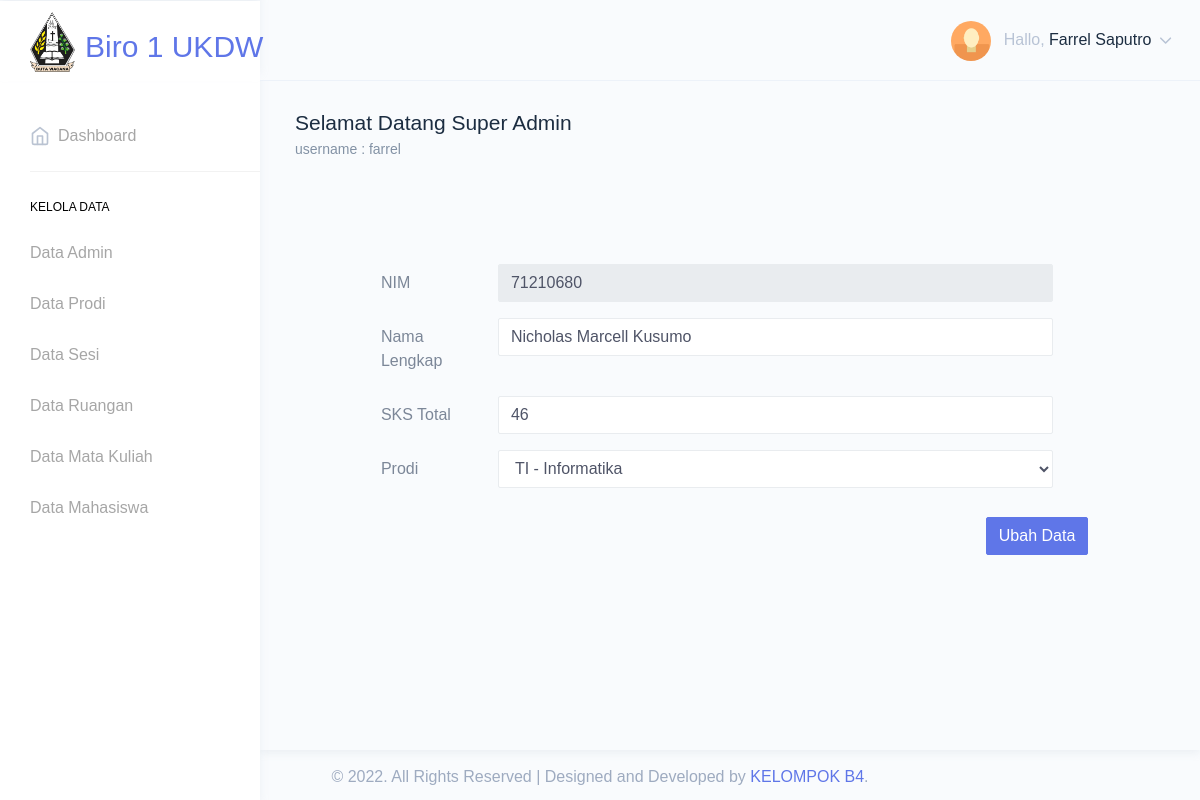
Page /superadmin/index.php?page=ubah_mahasiswa&id=71210680 (signed in) on the committed database.
### tables this page shows
CREATE TABLE `mahasiswa` (
  `nim` varchar(10) NOT NULL,
  `nama` varchar(100) NOT NULL,
  `kodeProdi` varchar(10) DEFAULT NULL,
  `sksTotal` int(3) NOT NULL
);

CREATE TABLE `prodi` (
  `kodeProdi` varchar(10) NOT NULL,
  `namaProdi` varchar(50) NOT NULL,
  `fakultas` varchar(50) NOT NULL
);

### superadmin/ubah_mahasiswa.php (shortened to what this page needs)
<?php
$id = $_GET["id"];
$sql = mysql_query(" SELECT * FROM mahasiswa inner join prodi on mahasiswa.kodeProdi = prodi.kodeProdi WHERE mahasiswa.nim = '$id'  ");
$data = mysql_fetch_assoc($sql);
?>
<form method = "POST" action="crud.php?aksi=ubah_mahasiswa" class="form-horizontal" style="margin-left:7%;margin-right:10%;margin-top:5%;"  enctype = "multipart/form-data">
            <div class="card-body">
                <div class="form-group row">
                    <label for="inputEmail3" class="col-sm-2 col-form-label">NIM</label>
                    <div class="col-sm-10">
                      <input type="text" value="<?php echo $data["nim"]; ?>" class="form-control" disabled>
                    </div>
                  </div>
                  <div class="form-group row">
                    <label for="inputEmail3" class="col-sm-2 col-form-label">Nama Lengkap</label>
                    <div class="col-sm-10">
                      <input type="text" name="nama" value="<?php echo $data["nama"]; ?>" class="form-control" autofocus required autocomplete='off'>
                    </div>
                  </div>
                  <div class="form-group row">
                    <label for="inputEmail3" class="col-sm-2 col-form-label">SKS Total</label>
                    <div class="col-sm-10">
                    <input type="number" name="sks" value="<?php echo $data["sksTotal"]; ?>" class="form-control" required autocomplete="off">
                    </div>
                  </div>
                  <div class="form-group row">
                    <label for="inputEmail3" class="col-sm-2 col-form-label">Prodi</label>
                    <div class="col-sm-10">
                      <select name="prodi" class="form-control" required>
                      <option value="<?php echo $data["kodeProdi"]; ?>" selected><?php echo $data['kodeProdi']," - ",$data['namaProdi']; ?></option>
                      </select>
                    </div>
                  </div>
                  <input type="submit" value="Ubah Data" name="kirim" class="btn btn-primary" style="margin-left:90%; margin-top:2%;">
                </div>
              </form>
            </div>

### rows in the picture
mahasiswa: nim "71210680", nama "Nicholas Marcell Kusumo", sks "46", prodi "TI - Informatika"

### other values in the picture
$nama "Farrel Saputro"
$username "farrel"
